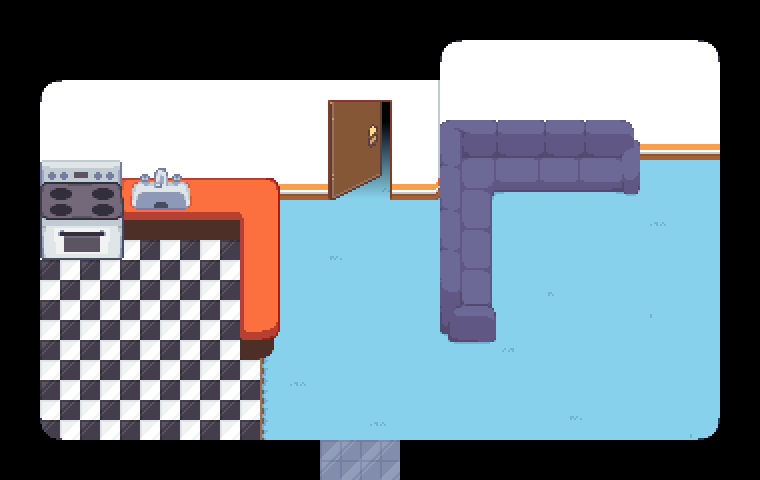

This game map was drawn from its Tiled (.tmx) file and the tilesets committed beside it. A one-line description and the full map source follow:
An orthogonal 19x12 tile map with 40x40 px tiles, 5 tile layers (tiles, decals, d, c, ...), 3 tilesets and 24 objects (3x floormirror, 3x interactable, 2x transition, entry, spawn, ...).

<map version="1.11" tiledversion="1.12.2" orientation="orthogonal" renderorder="right-down" width="19" height="12" tilewidth="40" tileheight="40" infinite="0" nextlayerid="14" nextobjectid="65">
 <editorsettings>
  <export target="chloeEntrance.lua" format="lua" />
 </editorsettings>
 <properties>
  <property name="light" type="bool" value="true" />
  <property name="music" value="chloe" />
 </properties>
 <tileset firstgid="1" source="../../tilesets/mall.tsx" />
 <tileset firstgid="57" source="../../tilesets/mall_doors.tsx" />
 <tileset firstgid="201" source="../../tilesets/chloe_room.tsx" />
 <layer id="7" name="tiles" width="19" height="12">
  <data encoding="csv">
0,0,0,0,0,0,0,0,0,0,0,0,0,0,0,0,0,0,0,
0,0,0,0,0,0,0,0,0,0,0,20,20,20,20,20,20,20,0,
0,20,20,20,20,20,20,20,0,0,21,27,27,27,27,27,27,27,0,
0,27,27,27,27,27,27,27,43,43,28,34,34,34,34,34,34,34,0,
0,34,34,34,34,34,34,34,43,45,35,51,43,43,43,43,43,43,0,
0,39,39,39,39,39,40,43,43,43,43,43,43,43,43,43,50,43,0,
0,39,39,39,39,39,40,43,44,43,43,43,43,43,43,43,43,43,0,
0,39,39,39,39,39,40,43,43,43,43,43,43,51,43,43,52,43,0,
0,39,39,39,39,39,40,43,43,43,43,43,45,43,43,43,43,43,0,
0,39,39,39,39,39,40,50,43,43,43,43,43,43,43,43,43,43,0,
0,39,39,39,39,39,40,43,43,50,43,43,43,43,44,43,43,52,0,
0,0,0,0,0,0,0,0,30,30,0,0,0,0,0,0,0,0,0
</data>
 </layer>
 <objectgroup id="8" name="floormirror" class="objects">
  <object id="42" name="floormirror" x="40" y="200" width="220" height="240" />
  <object id="51" name="floormirror" x="320" y="440" width="80" height="40" />
  <object id="52" name="floormirror" x="330" y="120" width="60" height="80" />
 </objectgroup>
 <layer id="9" name="decals" width="19" height="12">
  <data encoding="csv">
0,0,0,0,0,0,0,0,0,0,0,0,0,0,0,0,0,0,0,
0,0,0,0,0,0,0,0,0,0,0,4,0,0,0,0,0,2147483652,0,
0,4,0,0,0,0,0,0,0,0,0,0,0,0,0,0,0,0,0,
0,0,0,0,0,0,0,0,6,6,0,216,217,218,218,219,0,0,0,
0,201,202,203,204,103,205,0,13,13,0,221,222,223,223,224,0,0,0,
0,206,207,208,209,114,210,0,0,0,0,226,227,0,0,0,0,0,0,
0,211,212,213,0,0,215,0,0,0,0,226,227,0,0,0,0,0,0,
0,0,0,0,0,0,215,0,0,0,0,228,229,0,0,0,0,0,0,
0,0,0,0,0,0,214,0,0,0,0,220,225,0,0,0,0,0,0,
0,0,0,0,0,0,0,0,0,0,0,0,0,0,0,0,0,0,0,
0,1073741828,0,0,0,0,0,0,0,0,0,0,0,0,0,0,0,3221225476,0,
0,0,0,0,0,0,0,0,0,0,0,0,0,0,0,0,0,0,0
</data>
 </layer>
 <layer id="13" name="d" width="19" height="12">
  <data encoding="csv">
0,0,0,0,0,0,0,0,0,0,0,0,0,0,0,0,0,0,0,
0,0,0,0,0,0,0,0,0,0,0,0,0,0,0,0,0,0,0,
0,0,0,0,0,0,0,0,89,143,0,0,0,0,0,0,0,0,0,
0,0,0,0,0,0,0,0,100,144,0,0,0,0,0,0,0,0,0,
0,0,0,0,0,0,0,0,135,139,0,0,0,0,0,0,0,0,0,
0,0,0,0,0,0,0,0,0,0,0,0,0,0,0,0,0,0,0,
0,0,0,0,0,0,0,0,0,0,0,0,0,0,0,0,0,0,0,
0,0,0,0,0,0,0,0,0,0,0,0,0,0,0,0,0,0,0,
0,0,0,0,0,0,0,0,0,0,0,0,0,0,0,0,0,0,0,
0,0,0,0,0,0,0,0,0,0,0,0,0,0,0,0,0,0,0,
0,0,0,0,0,0,0,0,0,0,0,0,0,0,0,0,0,0,0,
0,0,0,0,0,0,0,0,0,0,0,0,0,0,0,0,0,0,0
</data>
 </layer>
 <layer id="12" name="c" width="19" height="12">
  <data encoding="csv">
0,0,0,0,0,0,0,0,0,0,0,0,0,0,0,0,0,0,0,
0,0,0,0,0,0,0,0,0,0,0,0,0,0,0,0,0,0,0,
0,0,0,0,0,0,0,0,94,2147483742,0,0,0,0,0,0,0,0,0,
0,0,0,0,0,0,0,0,105,2147483753,0,0,0,0,0,0,0,0,0,
0,0,0,0,0,0,0,0,116,2147483764,0,0,0,0,0,0,0,0,0,
0,0,0,0,0,0,0,0,0,0,0,0,0,0,0,0,0,0,0,
0,0,0,0,0,0,0,0,0,0,0,0,0,0,0,0,0,0,0,
0,0,0,0,0,0,0,0,0,0,0,0,0,0,0,0,0,0,0,
0,0,0,0,0,0,0,0,0,0,0,0,0,0,0,0,0,0,0,
0,0,0,0,0,0,0,0,0,0,0,0,0,0,0,0,0,0,0,
0,0,0,0,0,0,0,0,0,0,0,0,0,0,0,0,0,0,0,
0,0,0,0,0,0,0,0,0,0,0,0,0,0,0,0,0,0,0
</data>
 </layer>
 <objectgroup color="#0000ff" id="3" name="collision">
  <object id="43" x="120" y="200" width="120" height="40" />
  <object id="44" x="0" y="260" width="40" height="180" />
  <object id="45" x="40" y="440" width="280" height="40" />
  <object id="46" x="400" y="440" width="320" height="40" />
  <object id="47" x="720" y="160" width="40" height="280" />
  <object id="48" x="640" y="120" width="80" height="40" />
  <object id="49" x="390" y="160" width="50" height="40" />
  <object id="53" x="240" y="200" width="40" height="160" />
  <object id="54" x="40" y="220" width="80" height="40" />
  <object id="55" x="280" y="160" width="50" height="40" />
  <object id="58" x="440" y="150" width="200" height="40" />
  <object id="59" x="440" y="190" width="50" height="150" />
 </objectgroup>
 <objectgroup color="#7f00ff" id="5" name="markers">
  <object id="41" name="entry" x="360" y="460">
   <point />
  </object>
  <object id="50" name="spawn" x="360" y="400">
   <point />
  </object>
  <object id="61" name="top" x="360" y="220">
   <point />
  </object>
 </objectgroup>
 <objectgroup color="#ff00ff" id="6" name="objects">
  <object id="40" name="transition" x="320" y="480" width="80" height="40">
   <properties>
    <property name="map" value="mall/eastHall" />
    <property name="marker" value="chloe" />
   </properties>
  </object>
  <object id="56" name="interactable" x="120" y="200" width="80" height="40">
   <properties>
    <property name="text1" value="* (A sink to wash your sorrows away.)" />
   </properties>
  </object>
  <object id="57" name="interactable" x="40" y="220" width="80" height="40">
   <properties>
    <property name="text1_1" value="* (Why do they call it oven when you of in the cold food of out hot eat the food?)" />
    <property name="text2_1" value="* (What?)" />
   </properties>
  </object>
  <object id="60" name="transition" x="330" y="140" width="60" height="40">
   <properties>
    <property name="map" value="mall/chloeUpstairs" />
    <property name="marker" value="entry" />
   </properties>
  </object>
  <object id="62" name="npc" x="680" y="160" width="40" height="40">
   <properties>
    <property name="actor" value="plant" />
    <property name="cutscene" value="generic.plant" />
   </properties>
  </object>
  <object id="64" name="interactable" x="490" y="340">
   <properties>
    <property name="text1" value="* (A comfortable-looking couch.)" />
   </properties>
   <polygon points="0,0 -50,0 -50,-190 150,-190 150,-150 0,-150" />
  </object>
 </objectgroup>
 <layer id="11" name="b" width="19" height="12">
  <data encoding="csv">
0,0,0,0,0,0,0,0,0,0,0,0,0,0,0,0,0,0,0,
0,0,0,0,0,0,0,0,0,0,0,0,0,0,0,0,0,0,0,
0,0,0,0,0,0,0,0,0,0,0,0,0,0,0,0,0,0,0,
0,0,0,0,0,0,0,0,0,0,0,0,0,0,0,0,0,0,0,
0,0,0,0,0,0,0,0,0,0,0,0,0,0,0,0,0,0,0,
0,0,0,0,0,0,0,0,0,0,0,0,0,0,0,0,0,0,0,
0,0,0,0,0,0,0,0,0,0,0,0,0,0,0,0,0,0,0,
0,0,0,0,0,0,0,0,0,0,0,0,0,0,0,0,0,0,0,
0,0,0,0,0,0,0,0,0,0,0,0,0,0,0,0,0,0,0,
0,0,0,0,0,0,0,0,0,0,0,0,0,0,0,0,0,0,0,
0,0,0,0,0,0,0,0,0,0,0,0,0,0,0,0,0,0,0,
0,0,0,0,0,0,0,0,0,0,0,0,0,0,0,0,0,0,0
</data>
 </layer>
</map>
